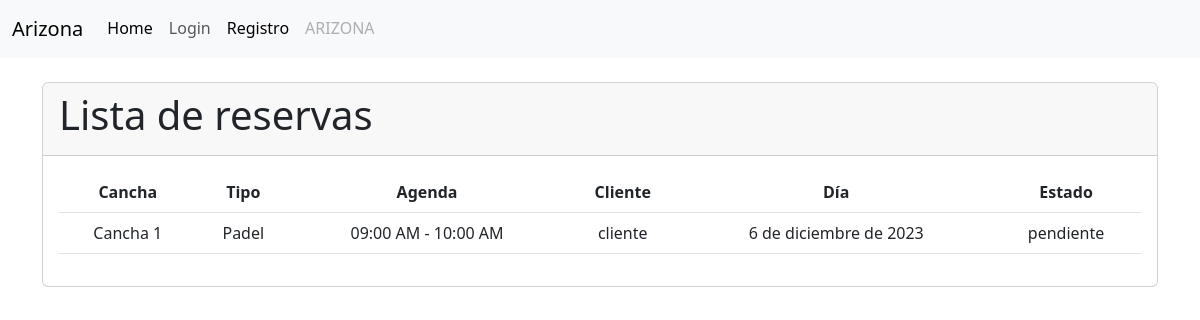
The app's page /cliente/reservas/, older data.
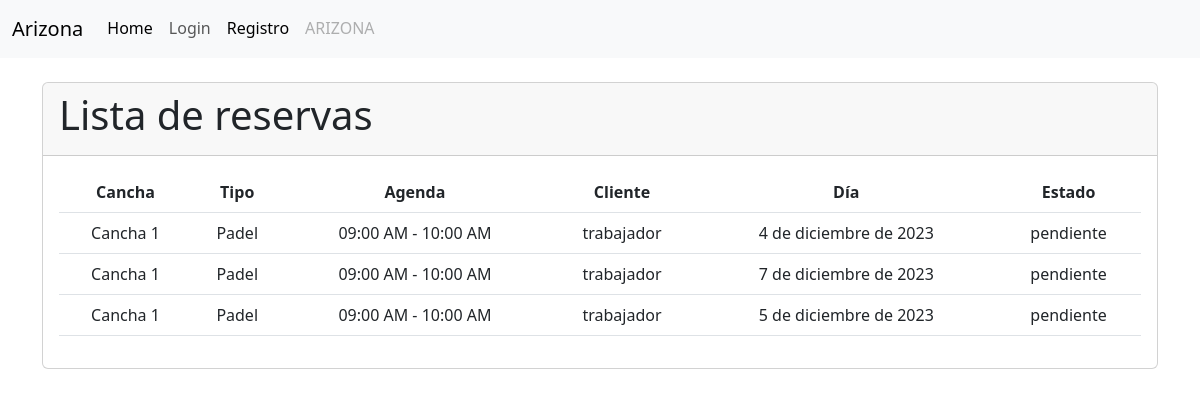
The same page, newer data.
### cliente/models.py (models this page shows, shortened)
class Reserva(models.Model):
    cliente = models.ForeignKey(Cliente, on_delete=models.CASCADE)
    agenda = models.ForeignKey(Agenda, on_delete=models.CASCADE)
    dia = models.DateField()
    ESTADO_CHOICES = [
        ('disponible', 'Disponible'),
        ('pendiente', 'Pendiente'),
        ('finalizada', 'Finalizada'),
    ]
    estado = models.CharField(max_length=20, choices=ESTADO_CHOICES, default='disponible')
    class Meta:
        unique_together = ('agenda', 'cliente', 'dia')

class Cliente(models.Model):
    SEXO = [
        ('F', 'Femenino'),
        ('M', 'Masculino'),
    ]
    user = models.OneToOneField(
        'accounts.User',
        verbose_name='Usuario',
        on_delete=models.CASCADE
    )
    rut = models.CharField(max_length=10)
    sexo = models.CharField(max_length=10, choices=SEXO)
    def __str__(self):
        return f'{self.user.username}'

### servicio/models.py (models this page shows, shortened)
class Agenda(models.Model):
    cancha = models.ForeignKey(Cancha, on_delete=models.CASCADE)
    horario = models.ForeignKey(Horario, on_delete=models.CASCADE)
    disponible = models.BooleanField(default=True)
    class Meta:
        verbose_name = _('Agenda')
        verbose_name_plural = _('Agendas')
        unique_together = ('cancha', 'horario')

class Cancha(models.Model):
    NUMERACION_CHOICES = [
        ('1', 'Cancha 1'),
        ('2', 'Cancha 2'),
        ('3', 'Cancha 3'),
        ('4', 'Cancha 4'),
        ('5', 'Cancha 5'),
        ('6', 'Cancha 6'),
        ('7', 'Cancha 7'),
        ('8', 'Cancha 8'),
    ]
    numeracion = models.CharField(max_length=10, choices=NUMERACION_CHOICES)
    tipo = models.ForeignKey(TipoCancha, on_delete=models.CASCADE, related_name='canchas')
    def __str__(self):
        return f'Cancha {self.numeracion}'
    class Meta:
        verbose_name = _('Cancha')
        verbose_name_plural = _('Canchas')

class TipoCancha(models.Model):
    nombre = models.CharField(max_length=50)
    precio = models.DecimalField(max_digits=8, decimal_places=0)
    descripcion = models.TextField()
    def __str__(self):
        return self.nombre
    class Meta:
        verbose_name = _('Tipo de Cancha')
        verbose_name_plural = _('Tipos de Canchas')

class Horario(models.Model):
    AM = 'AM'
    PM = 'PM'
    MERIDIEM_CHOICES = [
        (AM, 'AM'),
        (PM, 'PM'),
    ]
    hora_inicio = models.TimeField()
    hora_fin = models.TimeField()
    meridiem = models.CharField(max_length=2, choices=MERIDIEM_CHOICES, default=PM)
    def __str__(self):
        return f'{self.hora_inicio.strftime("%I:%M %p")} - {self.hora_fin.strftime("%I:%M %p")}'

### accounts/models.py (models this page shows, shortened)
class User(AbstractBaseUser, PermissionsMixin):
    id = models.AutoField(primary_key=True, unique=True)
    username = models.CharField(
        'Usuario', max_length=30, unique=True, validators=[
            validators.RegexValidator(
                re.compile('^[\w.@+-]+$'),
                'ingrese un nombre de usuario valido '
                'Este valor debe contener solo letras, números '
                'excepto: @/./+/-/_.',
                'invalid'
            )
        ],
        help_text='Un nombre corto que sera usado'+
                  ' para identificarlo de forma unica en la plataforma.'
    )
    name = models.CharField('Nombre', max_length=20)
    apellidos = models.CharField('Apellidos', max_length=30)
    email = models.EmailField('Email', unique=True)
    is_staff = models.BooleanField('Admin', default=False)
    is_active = models.BooleanField('Ativo', default=True)
    date_joined = models.DateTimeField('Data de Entrada', auto_now_add=True)
    roles = models.ForeignKey(Rol, on_delete=models.CASCADE, blank=True, null=True)
    USERNAME_FIELD = 'username'
    REQUIRED_FIELDS = ['email']
    objects = CustomUserManager()
    class Meta:
        verbose_name = 'Usuario'
        verbose_name_plural = 'Usuarios'

### cliente/views.py (the view)
# urls.py: path('reservas/', views.reserva_list, name='reserva_list'),
def reserva_list(request):
    reservas = Reserva.objects.all()
    today = timezone.now().date()
    return render(request, 'reserva/listar.html', {'reservas': reservas, 'today': today})

### cliente/templates/reserva/listar.html (shortened to what this page needs)
{% extends "layout.html" %}
{% load static %}
{% load humanize %}
{% block container %}
<div class="container">
  <br>
  <div class="card">
    <div class="card-header">
      <h1 class="card-title">Lista de reservas</h1>
    </div>
    <div class="card-body">
      {% if reservas %}
      <table class="table reserva-table text-center">
        <thead>
          <tr>
            <th>Cancha</th>
            <th>Tipo</th>
            <th>Agenda</th>
            <th>Cliente</th>
            <th>Día</th>
            <th>Estado</th>
          </tr>
        </thead>
        <tbody>
          {% for reserva in reservas %}
          <tr style="{% if reserva.dia == today %}background-color: lightblue;
                     {% elif reserva.dia < today %}background-color: lightcoral; text-decoration: line-through;
                     {% elif reserva.estado == 'pendiente' %}background-color: lightgreen;{% endif %}">
            <td>{{ reserva.agenda.cancha }}</td>
            <td>{{ reserva.agenda.cancha.tipo }}</td>
            <td>{{ reserva.agenda.horario }}</td>
            <td>{{ reserva.cliente }}</td>
            <td>{{ reserva.dia }}</td>
            <td>{{ reserva.estado }}</td>
          </tr>
          {% empty %}
          <tr>
            <td colspan="6">No hay servicio disponibles.</td>
          </tr>
          {% endfor %}
        </tbody>
      </table>
      {% else %}
      <p>No hay reservas disponibles.</p>
      {% endif %}
    </div>
  </div>
</div>
{% endblock %}

### templates/layout.html (shortened to what this page needs)
<!doctype html>
{% load static %}
<html lang="en">
<head>
	<link rel="stylesheet" href="{% static 'css/nav.css' %}" type="text/css">
	<link rel="stylesheet" href="https://cdnjs.cloudflare.com/ajax/libs/font-awesome/5.15.3/css/all.min.css">
    <link rel="stylesheet" href="https://cdnjs.cloudflare.com/ajax/libs/jqueryui/1.12.1/jquery-ui.min.css">
	<link href="https://cdn.jsdelivr.net/npm/bootstrap@5.3.0-alpha1/dist/css/bootstrap.min.css" rel="stylesheet"
>
</head>
<body>
	<header>
		{% include 'partials/navbar.html' %}
	</header>
	{% block container %}{% endblock %}
</body>
</html>

### templates/partials/navbar.html (shortened to what this page needs)
<nav class="navbar navbar-expand-lg bg-body-tertiary">
    <div class="container-fluid">
        <a class="navbar-brand" href="#">Arizona</a>
        <div class="collapse navbar-collapse" id="navbarNav">
            <ul class="navbar-nav">
                <li class="nav-item">
                    <a class="nav-link active" aria-current="page" href="{% url 'home' %}">Home</a>
                </li>
                {% if user.is_authenticated %}
                    {% if user.roles.nombre == 'admin' %}
                    <li class="nav-item">
                        <a class="nav-link active" aria-current="page" href="{% url 'account:rol-list' %}">Roles/Permisos</a>
                    </li>
                    {% endif %}
                    {% if user.roles.nombre == 'trabajador' %}
                    <li class="nav-item">
                        <a class="nav-link active" aria-current="page" href="{% url 'servicio:agenda-reserva' %}">Reserva</a>
                    </li>
                    {% endif %}
                    {% if user.roles.nombre == 'admin' or user.roles.nombre == 'trabajador' %}
                        <li class="nav-item">
                            <a class="nav-link active" aria-current="page" href="{% url 'servicio:agenda-listar' %}">Agendas</a>
                        </li>
                        <li class="nav-item">
                            <a class="nav-link active" aria-current="page" href="{% url 'servicio:cancha-listar' %}">Servicios</a>
                        </li>
                        <li class="nav-item">
                            <a class="nav-link active" aria-current="page" href="{% url 'cliente:reserva_list' %}">Reservas</a>
                        </li>
                        <li class="nav-item">
                            <a class="nav-link active" aria-current="page" href="{% url 'cliente:cliente_list' %}">Clientes</a>
                        </li>
                    {% elif user.roles.nombre == 'cliente'%}
                        <li class="nav-item">
                            <a class="nav-link active" aria-current="page" href="{% url 'servicio:agenda-reserva' %}">Reserva</a>
                        </li>
                    {% endif %}
                    <li class="nav-item">
                        <a class="nav-link" href="{% url 'account:index' %}">Cuenta</a>
                    </li>
                    <li class="nav-item">
                        <a class="nav-link" href="{% url 'Login:logout' %}">Logout</a>
                    </li>
                {% else %}
                    {% if not user.is_staff %}
                        <li class="nav-item">
                            <a class="nav-link" href="{% url 'Login:login' %}">Login</a>
                        </li>
                        <li class="nav-item">
                            <a class="nav-link active" aria-current="page" href="{% url 'account:register' %}">Registro</a>
                        </li>
                        <li class="nav-item">
                            <a class="nav-link disabled">ARIZONA</a>
                        </li>
                    {% endif %}
                {% endif %}
            </ul>
        </div>
    </div>
</nav>

### static/css/nav.css (style rules this page uses)
.navbar-nav .nav-item .nav-link { position: relative; border-bottom: 2px solid transparent; transition: all 0.3s; }
.navbar-nav .nav-item .nav-link::after { content: ""; position: absolute; left: 0; bottom: -1px; width: 100%; height: 2px; background-color: #646464; transform: scaleX(0); transition: transform 0.3s; }

Row changes from the older to the newer data that the page shows:
removed Reserva: agenda.cancha "Cancha 1", agenda.cancha.tipo "Padel", agenda.horario "09:00 AM - 10:00 AM", cliente "cliente", dia "6 de diciembre de 2023", estado "pendiente"
added Reserva: agenda.cancha "Cancha 1", agenda.cancha.tipo "Padel", agenda.horario "09:00 AM - 10:00 AM", cliente "trabajador", dia "4 de diciembre de 2023", estado "pendiente"
added Reserva: agenda.cancha "Cancha 1", agenda.cancha.tipo "Padel", agenda.horario "09:00 AM - 10:00 AM", cliente "trabajador", dia "7 de diciembre de 2023", estado "pendiente"
added Reserva: agenda.cancha "Cancha 1", agenda.cancha.tipo "Padel", agenda.horario "09:00 AM - 10:00 AM", cliente "trabajador", dia "5 de diciembre de 2023", estado "pendiente"
